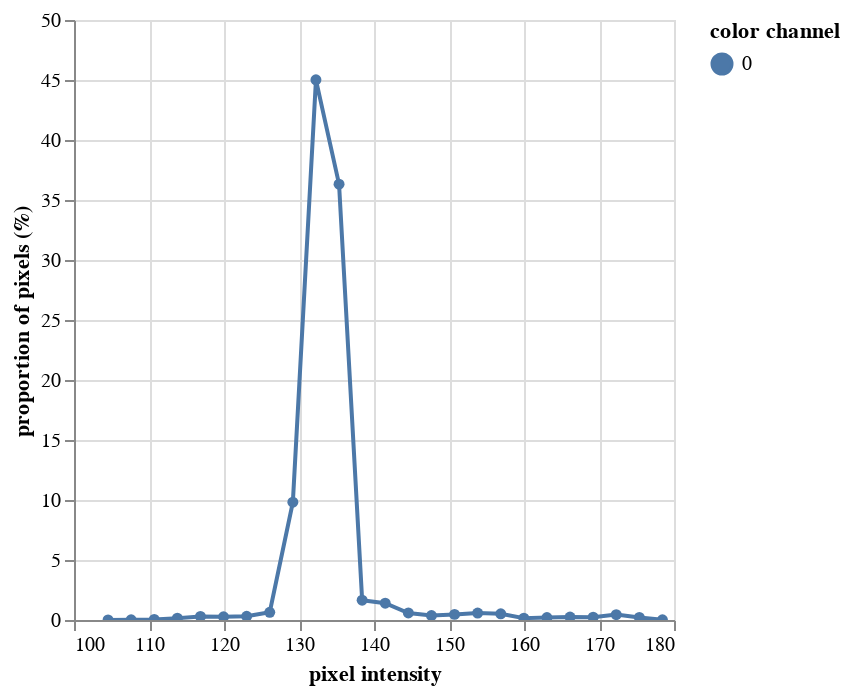

Here is the notebook cell this chart was saved with:
### Code cell
hist_a = pcv.visualize.histogram(img=a, bins=25)

### Figure 1 — Vega-Lite specification as saved in the notebook (floating-point values rounded to 4 significant figures)
{"config": {"view": {"continuousWidth": 300, "continuousHeight": 300}}, "data": {"name": "data-87d5c6c42a02f8f55e0633e6da4739fb"}, "mark": {"type": "line", "point": true}, "encoding": {"color": {"field": "color channel", "type": "nominal"}, "tooltip": [{"field": "pixel intensity", "type": "quantitative"}, {"field": "proportion of pixels (%)", "type": "quantitative"}], "x": {"field": "pixel intensity", "type": "quantitative"}, "y": {"field": "proportion of pixels (%)", "type": "quantitative"}}, "params": [{"name": "param_1", "select": {"type": "interval", "encodings": ["x", "y"]}, "bind": "scales"}], "$schema": "https://vega.github.io/schema/vega-lite/v5.20.1.json", "datasets": {"data-87d5c6c42a02f8f55e0633e6da4739fb": [{"pixel intensity": 104.5, "proportion of pixels (%)": 0.00858, "hist_count": 488, "color channel": "0"}, {"pixel intensity": 107.6, "proportion of pixels (%)": 0.0153, "hist_count": 870, "color channel": "0"}, {"pixel intensity": 110.7, "proportion of pixels (%)": 0.05007, "hist_count": 2848, "color channel": "0"}, {"pixel intensity": 113.8, "proportion of pixels (%)": 0.1527, "hist_count": 8683, "color channel": "0"}, {"pixel intensity": 116.9, "proportion of pixels (%)": 0.292, "hist_count": 16607, "color channel": "0"}, {"pixel intensity": 119.9, "proportion of pixels (%)": 0.2689, "hist_count": 15291, "color channel": "0"}, {"pixel intensity": 123.0, "proportion of pixels (%)": 0.3082, "hist_count": 17527, "color channel": "0"}, {"pixel intensity": 126.1, "proportion of pixels (%)": 0.6453, "hist_count": 36704, "color channel": "0"}, {"pixel intensity": 129.2, "proportion of pixels (%)": 9.82, "hist_count": 558513, "color channel": "0"}, {"pixel intensity": 132.3, "proportion of pixels (%)": 45.01, "hist_count": 2560088, "color channel": "0"}, {"pixel intensity": 135.3, "proportion of pixels (%)": 36.32, "hist_count": 2065715, "color channel": "0"}, {"pixel intensity": 138.4, "proportion of pixels (%)": 1.648, "hist_count": 93749, "color channel": "0"}, {"pixel intensity": 141.5, "proportion of pixels (%)": 1.401, "hist_count": 79669, "color channel": "0"}, {"pixel intensity": 144.6, "proportion of pixels (%)": 0.5836, "hist_count": 33195, "color channel": "0"}, {"pixel intensity": 147.7, "proportion of pixels (%)": 0.3741, "hist_count": 21278, "color channel": "0"}, {"pixel intensity": 150.7, "proportion of pixels (%)": 0.468, "hist_count": 26615, "color channel": "0"}, {"pixel intensity": 153.8, "proportion of pixels (%)": 0.5804, "hist_count": 33012, "color channel": "0"}, {"pixel intensity": 156.9, "proportion of pixels (%)": 0.5194, "hist_count": 29540, "color channel": "0"}, {"pixel intensity": 160.0, "proportion of pixels (%)": 0.1555, "hist_count": 8842, "color channel": "0"}, {"pixel intensity": 163.1, "proportion of pixels (%)": 0.2054, "hist_count": 11684, "color channel": "0"}, {"pixel intensity": 166.1, "proportion of pixels (%)": 0.2495, "hist_count": 14189, "color channel": "0"}, {"pixel intensity": 169.2, "proportion of pixels (%)": 0.2376, "hist_count": 13513, "color channel": "0"}, {"pixel intensity": 172.3, "proportion of pixels (%)": 0.4496, "hist_count": 25573, "color channel": "0"}, {"pixel intensity": 175.4, "proportion of pixels (%)": 0.214, "hist_count": 12172, "color channel": "0"}, {"pixel intensity": 178.5, "proportion of pixels (%)": 0.01996, "hist_count": 1135, "color channel": "0"}]}}
